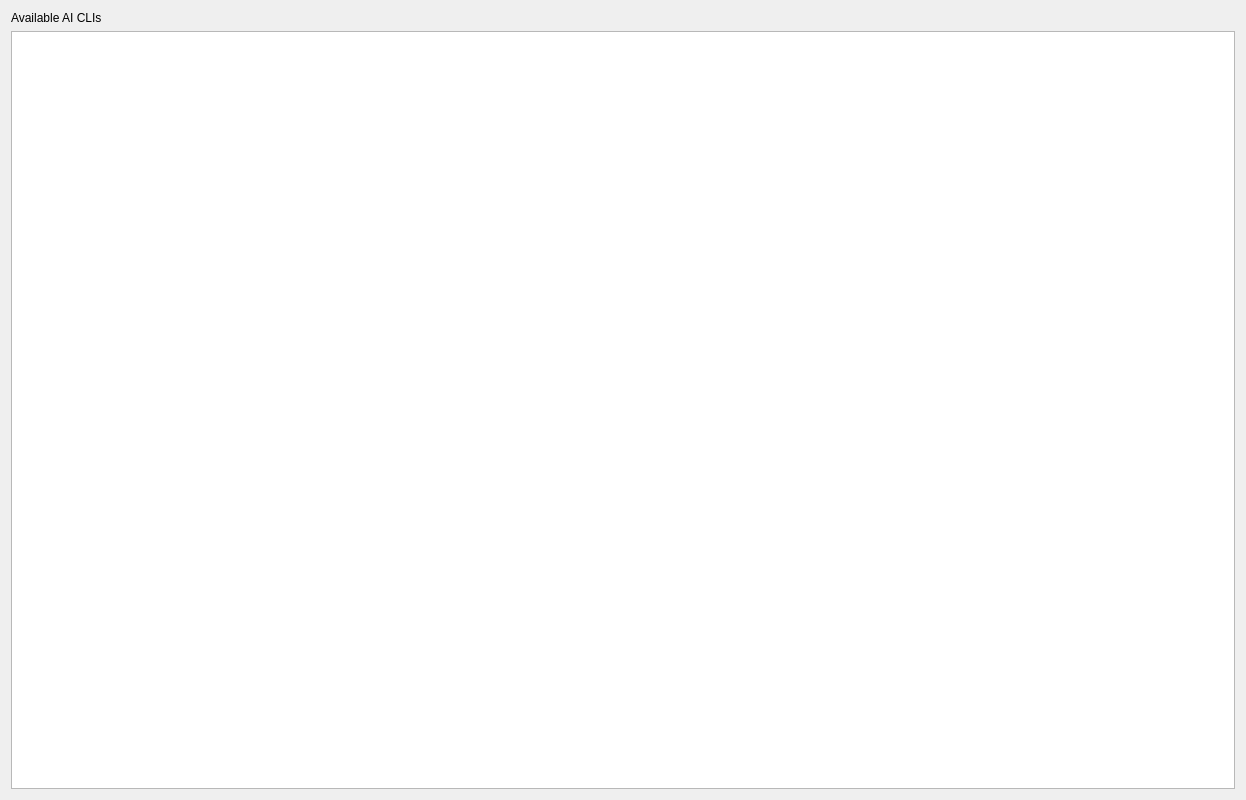
<?xml version="1.0" encoding="UTF-8"?>
<ui version="4.0">
 <class>PaneSettings</class>
 <widget class="QWidget" name="PaneSettings">
  <property name="geometry">
   <rect>
    <x>0</x>
    <y>0</y>
    <width>1246</width>
    <height>800</height>
   </rect>
  </property>
  <property name="windowTitle">
   <string>Form</string>
  </property>
  <layout class="QVBoxLayout" name="verticalLayout">
   <item>
    <widget class="QLabel" name="labelCli">
     <property name="text">
      <string>Available AI CLIs</string>
     </property>
    </widget>
   </item>
   <item>
    <widget class="QTableView" name="tableViewCli"/>
   </item>
  </layout>
 </widget>
 <resources/>
 <connections/>
</ui>
